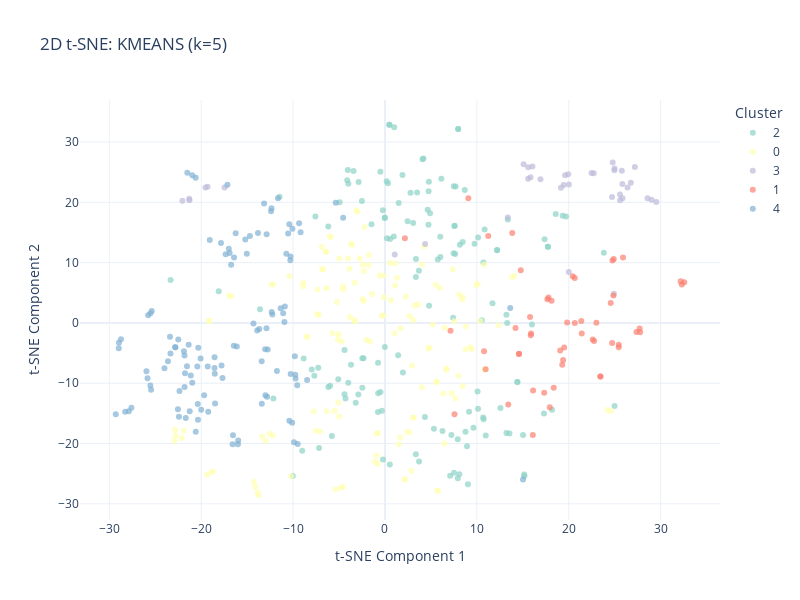
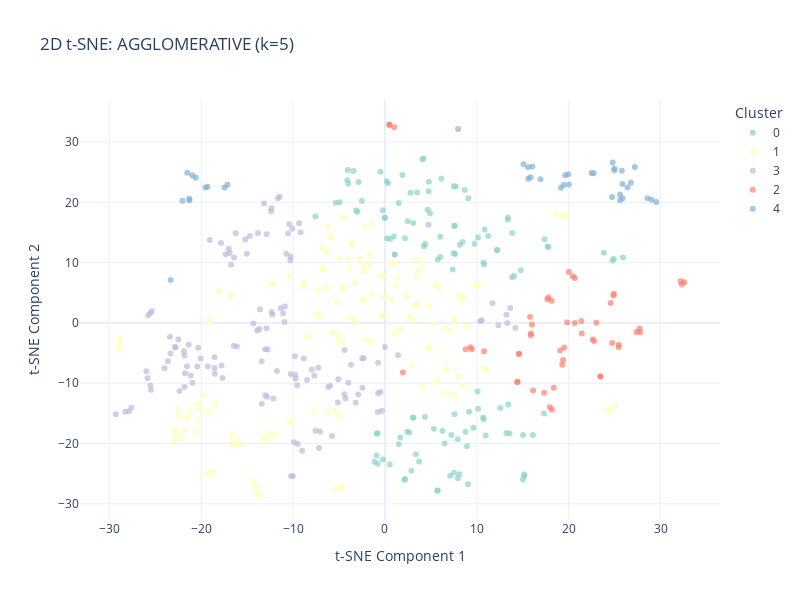
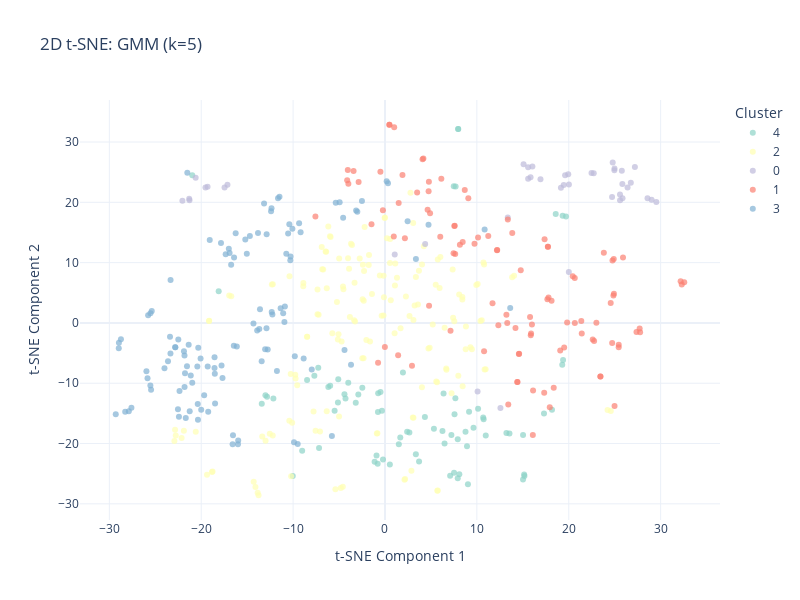
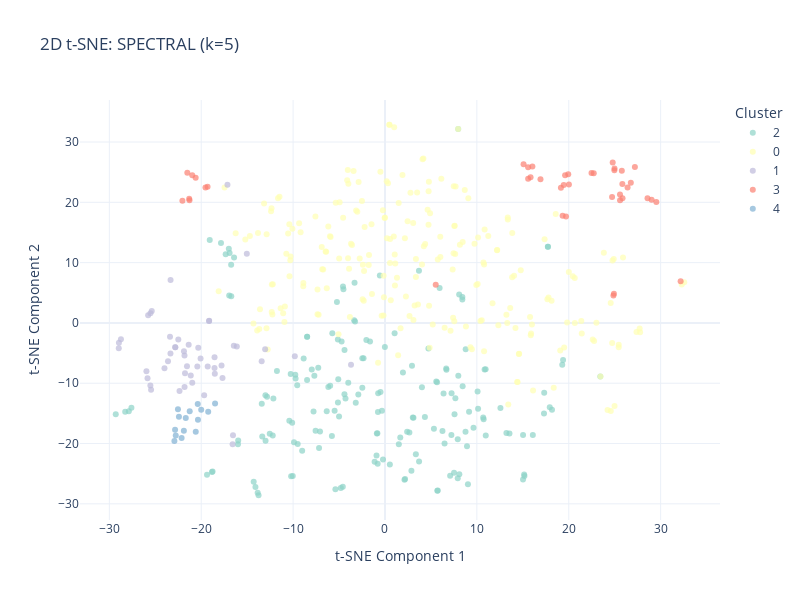

Notebook code cell kept with these figures, in order:
### Markdown cell above
## 8B. Compare All Algorithms Visually
Display a comparison grid of visualizations for all algorithms at a specific k value.

### Code cell
# ===========================
# COMPARE ALL ALGORITHMS VISUALLY
# ===========================

# Choose a k value to compare across all algorithms (use the first k value)
compare_k = K_VALUES[0]

print("\n" + "="*70)
print(f"VISUAL COMPARISON: All Algorithms with k={compare_k}")
print("="*70)

# Filter results for the chosen k value
compare_results = [r for r in all_results if r['k'] == compare_k]

# Display 2D visualizations for each algorithm
print(f"\n📊 2D t-SNE Comparisons (k={compare_k}):")
print("-"*70)

for result in compare_results:
    print(f"\n{result['algorithm'].upper()}:")
    fig = create_2d_cluster_plot(
        X_tsne_2d,
        result['cluster_labels'],
        y,
        result['algorithm'],
        result['k']
    )
    fig.show()

print("\n" + "="*70)
print("✓ Visual comparisons displayed")
print(f"  Tip: Change 'compare_k' variable to compare different k values")
print("="*70)

### Figure 1 — Plotly figure (JSON) as saved in the notebook; plotly's stock layout.template omitted (floating-point values rounded to 4 significant figures; data arrays with more than 128 entries replaced by an {"elided": "..."} marker saying what was removed)
{"data": [{"customdata": {"elided": "142x2 str values"}, "hovertemplate": "cluster=%{customdata[0]}<br>t-SNE Component 1=%{x}<br>t-SNE Component 2=%{y}<br>true_label=%{customdata[1]}<extra></extra>", "legendgroup": "2", "marker": {"color": "rgb(141,211,199)", "opacity": 0.7, "size": 6, "symbol": "circle"}, "mode": "markers", "name": "2", "orientation": "v", "showlegend": true, "type": "scatter", "x": {"elided": "142 float values"}, "xaxis": "x", "y": {"elided": "142 float values"}, "yaxis": "y"}, {"customdata": {"elided": "150x2 str values"}, "hovertemplate": "cluster=%{customdata[0]}<br>t-SNE Component 1=%{x}<br>t-SNE Component 2=%{y}<br>true_label=%{customdata[1]}<extra></extra>", "legendgroup": "0", "marker": {"color": "rgb(255,255,179)", "opacity": 0.7, "size": 6, "symbol": "circle"}, "mode": "markers", "name": "0", "orientation": "v", "showlegend": true, "type": "scatter", "x": {"elided": "150 float values"}, "xaxis": "x", "y": {"elided": "150 float values"}, "yaxis": "y"}, {"customdata": [["3", "bollypop"], ["3", "carnatic"], ["3", "carnatic"], ["3", "carnatic"], ["3", "carnatic"], ["3", "carnatic"], ["3", "carnatic"], ["3", "carnatic"], ["3", "carnatic"], ["3", "carnatic"], ["3", "carnatic"], ["3", "carnatic"], ["3", "carnatic"], ["3", "carnatic"], ["3", "carnatic"], ["3", "carnatic"], ["3", "carnatic"], ["3", "carnatic"], ["3", "carnatic"], ["3", "carnatic"], ["3", "carnatic"], ["3", "carnatic"], ["3", "carnatic"], ["3", "carnatic"], ["3", "carnatic"], ["3", "carnatic"], ["3", "carnatic"], ["3", "carnatic"], ["3", "carnatic"], ["3", "carnatic"], ["3", "carnatic"], ["3", "carnatic"], ["3", "carnatic"], ["3", "carnatic"], ["3", "carnatic"], ["3", "carnatic"], ["3", "carnatic"], ["3", "sufi"], ["3", "sufi"]], "hovertemplate": "cluster=%{customdata[0]}<br>t-SNE Component 1=%{x}<br>t-SNE Component 2=%{y}<br>true_label=%{customdata[1]}<extra></extra>", "legendgroup": "3", "marker": {"color": "rgb(190,186,218)", "opacity": 0.7, "size": 6, "symbol": "circle"}, "mode": "markers", "name": "3", "orientation": "v", "showlegend": true, "type": "scatter", "x": [4.372, 19.6, 19.94, 25.83, 26.4, 26.75, 27.2, 25.58, 24.72, 25.58, 25.85, 24.78, 24.98, 24.97, 25.78, -17.46, -19.31, -19.54, 15.58, 15.84, 16.92, 24.92, 15.08, 15.58, 16.04, 29.53, 29.02, 28.57, 20.01, 19.45, 22.48, 19.15, 22.72, 20.02, -22.05, -21.28, -21.31, 13.36, 1.059], "xaxis": "x", "y": [13.1, 24.48, 24.64, 23.04, 22.45, 23.24, 25.87, 21.32, 20.88, 20.36, 20.68, 26.59, 25.63, 25.34, 25.26, 22.48, 22.57, 22.45, 23.89, 24.18, 23.81, 4.842, 26.3, 25.81, 25.96, 20.06, 20.43, 20.68, 8.461, 22.89, 24.86, 22.41, 24.84, 22.96, 20.27, 20.36, 20.6, 17.5, 11.34], "yaxis": "y"}, {"customdata": [["1", "bollypop"], ["1", "bollypop"], ["1", "bollypop"], ["1", "bollypop"], ["1", "bollypop"], ["1", "bollypop"], ["1", "bollypop"], ["1", "carnatic"], ["1", "carnatic"], ["1", "carnatic"], ["1", "carnatic"], ["1", "carnatic"], ["1", "carnatic"], ["1", "carnatic"], ["1", "carnatic"], ["1", "carnatic"], ["1", "carnatic"], ["1", "carnatic"], ["1", "carnatic"], ["1", "carnatic"], ["1", "carnatic"], ["1", "carnatic"], ["1", "carnatic"], ["1", "carnatic"], ["1", "semiclassical"], ["1", "semiclassical"], ["1", "semiclassical"], ["1", "semiclassical"], ["1", "semiclassical"], ["1", "semiclassical"], ["1", "semiclassical"], ["1", "semiclassical"], ["1", "semiclassical"], ["1", "semiclassical"], ["1", "semiclassical"], ["1", "semiclassical"], ["1", "semiclassical"], ["1", "semiclassical"], ["1", "semiclassical"], ["1", "semiclassical"], ["1", "semiclassical"], ["1", "semiclassical"], ["1", "semiclassical"], ["1", "semiclassical"], ["1", "semiclassical"], ["1", "semiclassical"], ["1", "sufi"], ["1", "sufi"], ["1", "sufi"], ["1", "sufi"], ["1", "sufi"], ["1", "sufi"], ["1", "sufi"]], "hovertemplate": "cluster=%{customdata[0]}<br>t-SNE Component 1=%{x}<br>t-SNE Component 2=%{y}<br>true_label=%{customdata[1]}<extra></extra>", "legendgroup": "1", "marker": {"color": "rgb(251,128,114)", "opacity": 0.7, "size": 6, "symbol": "circle"}, "mode": "markers", "name": "1", "orientation": "v", "showlegend": true, "type": "scatter", "x": [14.2, 21.36, 19.82, 20.66, 14.57, 14.6, 15.79, 16.12, 10.78, 18.13, 17.67, 17.8, 21.41, 17.93, 24.57, 24.86, 27.37, 27.72, 27.76, 20.65, 20.44, 32.57, 32.3, 32.18, 13.42, 7.132, 14.77, 11.24, 23.01, 18.36, 10.95, 23.45, 23.44, 22.61, 22.76, 19.29, 19.38, 17.33, 19.07, 19.5, 15.9, 15.86, 7.568, 25.44, 24.72, 25.43, 9.068, 25.9, 24.76, 24.9, 2.166, 13.85, 16.09], "xaxis": "x", "y": [-0.828, 0.3414, 0.08681, 0.009622, -5.134, -5.11, 0.996, -11.19, -4.691, 3.667, 3.93, 4.199, -1.734, -13.97, 3.305, 4.543, -1.507, -0.9289, -1.553, 7.447, 7.73, 6.733, 6.376, 6.901, -13.53, -1.311, 8.718, 14.41, 0.01045, -10.74, -7.668, -8.866, -8.864, -2.739, -3.012, -6.927, -6.155, -11.58, -4.568, -4.053, -1.757, -2.03, -15.13, -3.631, -3.331, -4.015, 20.67, 10.83, 10.36, 10.59, 14.03, 14.92, -18.58], "yaxis": "y"}, {"customdata": {"elided": "116x2 str values"}, "hovertemplate": "cluster=%{customdata[0]}<br>t-SNE Component 1=%{x}<br>t-SNE Component 2=%{y}<br>true_label=%{customdata[1]}<extra></extra>", "legendgroup": "4", "marker": {"color": "rgb(128,177,211)", "opacity": 0.7, "size": 6, "symbol": "circle"}, "mode": "markers", "name": "4", "orientation": "v", "showlegend": true, "type": "scatter", "x": [-5.361, -8.479, -9.762, -9.729, -10.26, -9.552, -11.76, -10.41, -25.78, -25.38, -25.52, 15.02, -17.15, -20.98, -20.61, -21.51, -10.1, -19.07, -17.85, -16.42, -16.25, -25.46, -19.68, -20.0, -18.49, -16.74, -17.0, -16.91, -17.34, -15.04, -21.81, -20.98, -20.38, -17.68, -21.25, -19.24, -23.62, -22.36, -19.3, -18.55, -17.79, -25.85, -20.07, -18.55, -25.96, -21.82, -21.55, -24.0, -21.76, -21.37, -21.14, -21.88, -22.82, -22.82, -23.4, -20.42, -20.32, -18.52, -23.35, -22.5, -25.54, -22.53, -21.68, -22.43, -20.36, -20.6, -29.3, -28.27, -27.6, -27.88, -10.41, -9.348, -10.54, -10.08, -13.41, -12.83, -13.01, -10.95, -12.26, -11.36, -11.08, -13.16, -12.35, -12.4, -11.64, -15.2, -12.88, -13.82, -14.71, -14.31, -13.68, -13.91, -12.9, -12.33, -10.9, -10.74, -10.3, -10.28, -9.184, -28.96, -28.97, -13.42, -28.74, -4.555, -12.76, -13.04, -9.501, -9.901, 13.63, -16.45, -16.13, -9.815, -15.98, -16.0, -16.54, -16.58], "xaxis": "x", "y": [19.94, -9.45, -8.604, -9.209, -8.471, -10.33, -7.986, -16.22, 1.28, 1.991, 1.618, -25.97, 22.93, 24.5, 24.06, 24.89, -16.54, 13.74, 13.27, 10.85, 14.88, -11.07, -11.99, -14.38, -13.34, 9.656, 12.3, 11.6, 11.41, 11.47, -10.63, -9.917, -13.45, -9.115, -14.65, -14.72, -6.341, -11.28, -7.206, -7.455, -7.045, -9.161, -5.899, -5.71, -8.01, -5.404, -7.167, -7.51, -8.334, -3.601, -8.718, -4.676, -4.014, -4.014, -2.299, -7.219, -4.11, -8.421, -5.058, -2.764, -10.36, -14.33, -15.76, -15.56, -16.06, -18.06, -15.14, -14.73, -14.07, -14.63, 16.36, 16.55, 14.82, 15.62, -13.4, -12.26, -11.99, 0.1591, 1.415, 2.431, 1.591, 19.82, 19.01, 18.51, 20.66, 13.85, 14.69, 14.92, 14.42, -0.09337, -1.011, -1.234, -0.8838, 1.811, 2.722, 11.48, 10.41, 11.01, 15.02, -3.282, -4.181, -6.369, -2.692, 17.44, -4.423, -4.382, -20.07, -19.8, 2.476, -3.801, -3.906, -5.523, -19.51, -20.11, -18.63, -20.1], "yaxis": "y"}], "layout": {"height": 600, "legend": {"title": {"text": "Cluster"}, "tracegroupgap": 0}, "title": {"text": "2D t-SNE: KMEANS (k=5)"}, "width": 800, "xaxis": {"anchor": "y", "domain": [0, 1], "title": {"text": "t-SNE Component 1"}}, "yaxis": {"anchor": "x", "domain": [0, 1], "title": {"text": "t-SNE Component 2"}}}}

### Figure 2 — Plotly figure (JSON) as saved in the notebook; plotly's stock layout.template omitted (floating-point values rounded to 4 significant figures; data arrays with more than 128 entries replaced by an {"elided": "..."} marker saying what was removed)
{"data": [{"customdata": {"elided": "122x2 str values"}, "hovertemplate": "cluster=%{customdata[0]}<br>t-SNE Component 1=%{x}<br>t-SNE Component 2=%{y}<br>true_label=%{customdata[1]}<extra></extra>", "legendgroup": "0", "marker": {"color": "rgb(141,211,199)", "opacity": 0.7, "size": 6, "symbol": "circle"}, "mode": "markers", "name": "0", "orientation": "v", "showlegend": true, "type": "scatter", "x": [9.15, 4.372, 4.227, 9.744, 8.455, 8.153, -5.361, 6.256, -4.934, 7.365, 8.764, 8.926, 7.227, 10.74, 10.69, 2.461, 3.068, 4.639, 4.905, 7.642, 7.461, 9.634, 7.585, 7.549, 10.08, 2.412, 2.655, 1.507, 1.664, 15.03, 13.22, 13.55, 7.918, 6.483, 10.97, 5.325, 8.683, 7.487, 7.689, 4.179, 4.088, 15.18, 15.02, 15.15, 17.3, 0.1856, 1.903, 0.3262, -1.129, 0.5285, -0.9208, -0.7972, 12.19, 12.21, 10.13, -0.2167, 4.746, 6.025, 5.744, 13.42, -2.507, -7.573, -3.142, -3.011, 17.37, 4.777, 14.77, 13.84, 14.05, 10.84, 11.24, 6.133, 1.49, 2.187, 2.877, 3.707, 2.12, 3.498, 2.774, 12.57, 10.13, -0.4983, -3.987, 7.568, -2.872, 3.358, -0.8864, -0.8283, 0.9576, 3.098, 0.2161, 0.5566, 9.026, 5.692, 5.741, 17.72, 17.74, 9.068, 13.36, 13.37, 25.9, 24.76, 23.82, 24.9, 2.166, -4.117, -3.421, -4.049, 7.092, 8.092, 7.918, 7.518, -0.227, -0.03608, -0.00575, 13.85, 10.79, 10.72, 6.015, 16.09, 4.343, 3.028], "xaxis": "x", "y": [-14.74, 13.1, 12.72, 13.13, 13.4, 12.97, 19.94, -17.91, 20.03, 8.844, -18.02, -20.43, -18.58, -15.97, -15.7, 16.84, 16.59, 18.77, 18.19, 11.43, 11.57, -17.4, 16.11, 16.08, -11.39, -18.03, -18.18, -20.11, -18.99, -18.6, -18.26, -18.34, -19.29, -19.98, -18.66, -17.55, 22.04, 22.68, 22.61, 27.26, 27.13, -25.4, -25.97, -25.12, -15.0, 23.48, 24.53, 23.17, -23.03, -23.48, -21.97, -23.34, 12.06, 12.08, 14.18, -22.66, 21.84, 10.95, 10.54, -13.53, 20.23, 17.65, 18.64, 18.44, 13.86, 23.43, 8.718, 7.575, 7.841, 15.5, 14.41, 23.91, 19.9, -25.89, -24.51, -22.98, -26.0, 21.62, 21.58, -14.11, -14.23, 25.06, 23.09, -15.13, 23.37, -21.78, -18.32, -18.3, 14.32, -15.72, 14.05, 13.9, -26.75, -27.83, -27.78, 12.62, 12.63, 20.67, 17.5, 17.15, 10.83, 10.36, 11.64, 10.59, 14.03, 23.68, 25.2, 25.38, -25.34, -25.08, -25.76, -24.83, 18.68, 17.4, 17.48, 14.92, 9.699, 10.01, 14.31, -18.58, -15.6, -15.67], "yaxis": "y"}, {"customdata": {"elided": "152x2 str values"}, "hovertemplate": "cluster=%{customdata[0]}<br>t-SNE Component 1=%{x}<br>t-SNE Component 2=%{y}<br>true_label=%{customdata[1]}<extra></extra>", "legendgroup": "1", "marker": {"color": "rgb(255,255,179)", "opacity": 0.7, "size": 6, "symbol": "circle"}, "mode": "markers", "name": "1", "orientation": "v", "showlegend": true, "type": "scatter", "x": {"elided": "152 float values"}, "xaxis": "x", "y": {"elided": "152 float values"}, "yaxis": "y"}, {"customdata": {"elided": "134x2 str values"}, "hovertemplate": "cluster=%{customdata[0]}<br>t-SNE Component 1=%{x}<br>t-SNE Component 2=%{y}<br>true_label=%{customdata[1]}<extra></extra>", "legendgroup": "3", "marker": {"color": "rgb(190,186,218)", "opacity": 0.7, "size": 6, "symbol": "circle"}, "mode": "markers", "name": "3", "orientation": "v", "showlegend": true, "type": "scatter", "x": {"elided": "134 float values"}, "xaxis": "x", "y": {"elided": "134 float values"}, "yaxis": "y"}, {"customdata": [["2", "bollypop"], ["2", "bollypop"], ["2", "bollypop"], ["2", "bollypop"], ["2", "bollypop"], ["2", "bollypop"], ["2", "bollypop"], ["2", "carnatic"], ["2", "carnatic"], ["2", "carnatic"], ["2", "carnatic"], ["2", "carnatic"], ["2", "carnatic"], ["2", "carnatic"], ["2", "carnatic"], ["2", "carnatic"], ["2", "carnatic"], ["2", "carnatic"], ["2", "carnatic"], ["2", "carnatic"], ["2", "carnatic"], ["2", "carnatic"], ["2", "carnatic"], ["2", "carnatic"], ["2", "carnatic"], ["2", "carnatic"], ["2", "carnatic"], ["2", "carnatic"], ["2", "carnatic"], ["2", "carnatic"], ["2", "carnatic"], ["2", "carnatic"], ["2", "carnatic"], ["2", "carnatic"], ["2", "carnatic"], ["2", "semiclassical"], ["2", "semiclassical"], ["2", "semiclassical"], ["2", "semiclassical"], ["2", "semiclassical"], ["2", "semiclassical"], ["2", "semiclassical"], ["2", "semiclassical"], ["2", "semiclassical"], ["2", "semiclassical"], ["2", "semiclassical"], ["2", "semiclassical"], ["2", "semiclassical"], ["2", "semiclassical"], ["2", "semiclassical"], ["2", "semiclassical"], ["2", "sufi"]], "hovertemplate": "cluster=%{customdata[0]}<br>t-SNE Component 1=%{x}<br>t-SNE Component 2=%{y}<br>true_label=%{customdata[1]}<extra></extra>", "legendgroup": "2", "marker": {"color": "rgb(251,128,114)", "opacity": 0.7, "size": 6, "symbol": "circle"}, "mode": "markers", "name": "2", "orientation": "v", "showlegend": true, "type": "scatter", "x": [15.99, 21.36, 19.82, 20.66, 14.57, 14.6, 15.79, 16.12, 10.78, 9.302, 8.784, 9.456, 18.13, 17.67, 17.8, 21.41, 18.18, 17.93, 14.42, 14.39, 24.92, 24.57, 24.86, 27.37, 27.72, 27.76, 20.65, 20.44, 20.01, 32.57, 32.3, 32.18, 1.001, 0.4795, 0.4805, 23.01, 18.36, 23.45, 23.44, 22.61, 22.76, 19.29, 19.38, 17.33, 19.07, 19.5, 15.9, 15.86, 25.44, 24.72, 25.43, 1.953], "xaxis": "x", "y": [-0.246, 0.3414, 0.08681, 0.009622, -5.134, -5.11, 0.996, -11.19, -4.691, -4.041, -4.379, -4.369, 3.667, 3.93, 4.199, -1.734, -14.4, -13.97, -9.796, -9.783, 4.842, 3.305, 4.543, -1.507, -0.9289, -1.553, 7.447, 7.73, 8.461, 6.733, 6.376, 6.901, 32.44, 32.87, 32.86, 0.01045, -10.74, -8.866, -8.864, -2.739, -3.012, -6.927, -6.155, -11.58, -4.568, -4.053, -1.757, -2.03, -3.631, -3.331, -4.015, -8.232], "yaxis": "y"}, {"customdata": [["4", "carnatic"], ["4", "carnatic"], ["4", "carnatic"], ["4", "carnatic"], ["4", "carnatic"], ["4", "carnatic"], ["4", "carnatic"], ["4", "carnatic"], ["4", "carnatic"], ["4", "carnatic"], ["4", "carnatic"], ["4", "carnatic"], ["4", "carnatic"], ["4", "carnatic"], ["4", "carnatic"], ["4", "carnatic"], ["4", "carnatic"], ["4", "carnatic"], ["4", "carnatic"], ["4", "carnatic"], ["4", "carnatic"], ["4", "carnatic"], ["4", "carnatic"], ["4", "carnatic"], ["4", "carnatic"], ["4", "carnatic"], ["4", "carnatic"], ["4", "carnatic"], ["4", "carnatic"], ["4", "carnatic"], ["4", "carnatic"], ["4", "carnatic"], ["4", "carnatic"], ["4", "carnatic"], ["4", "carnatic"], ["4", "carnatic"], ["4", "carnatic"], ["4", "carnatic"], ["4", "semiclassical"], ["4", "sufi"]], "hovertemplate": "cluster=%{customdata[0]}<br>t-SNE Component 1=%{x}<br>t-SNE Component 2=%{y}<br>true_label=%{customdata[1]}<extra></extra>", "legendgroup": "4", "marker": {"color": "rgb(128,177,211)", "opacity": 0.7, "size": 6, "symbol": "circle"}, "mode": "markers", "name": "4", "orientation": "v", "showlegend": true, "type": "scatter", "x": [19.6, 19.94, 25.83, 26.4, 26.75, 27.2, 25.58, 24.72, 25.58, 25.85, 24.78, 24.98, 24.97, 25.78, -17.15, -17.46, -19.31, -19.54, 15.58, 15.84, 16.92, 15.08, 15.58, 16.04, 29.53, 29.02, 28.57, 19.45, 22.48, 19.15, 22.72, 20.02, -22.05, -21.28, -21.31, -20.98, -20.61, -21.51, -23.34, 1.059], "xaxis": "x", "y": [24.48, 24.64, 23.04, 22.45, 23.24, 25.87, 21.32, 20.88, 20.36, 20.68, 26.59, 25.63, 25.34, 25.26, 22.93, 22.48, 22.57, 22.45, 23.89, 24.18, 23.81, 26.3, 25.81, 25.96, 20.06, 20.43, 20.68, 22.89, 24.86, 22.41, 24.84, 22.96, 20.27, 20.36, 20.6, 24.5, 24.06, 24.89, 7.13, 11.34], "yaxis": "y"}], "layout": {"height": 600, "legend": {"title": {"text": "Cluster"}, "tracegroupgap": 0}, "title": {"text": "2D t-SNE: AGGLOMERATIVE (k=5)"}, "width": 800, "xaxis": {"anchor": "y", "domain": [0, 1], "title": {"text": "t-SNE Component 1"}}, "yaxis": {"anchor": "x", "domain": [0, 1], "title": {"text": "t-SNE Component 2"}}}}

### Figure 3 — Plotly figure (JSON) as saved in the notebook; plotly's stock layout.template omitted (floating-point values rounded to 4 significant figures; data arrays with more than 128 entries replaced by an {"elided": "..."} marker saying what was removed)
{"data": [{"customdata": {"elided": "78x2 str values"}, "hovertemplate": "cluster=%{customdata[0]}<br>t-SNE Component 1=%{x}<br>t-SNE Component 2=%{y}<br>true_label=%{customdata[1]}<extra></extra>", "legendgroup": "4", "marker": {"color": "rgb(141,211,199)", "opacity": 0.7, "size": 6, "symbol": "circle"}, "mode": "markers", "name": "4", "orientation": "v", "showlegend": true, "type": "scatter", "x": [9.15, 6.256, -4.412, -4.299, -5.12, -3.997, -2.902, 8.764, 8.926, 7.227, -7.688, -8.479, 10.74, 10.69, -5.086, -6.165, -5.967, -5.484, 9.634, -9.015, -2.467, -7.264, -0.7659, -0.3333, 2.412, 2.655, 1.507, 1.664, 15.03, 13.22, 13.55, 7.918, 6.483, 10.97, 5.325, 7.487, 7.689, 6.375, 15.18, 15.02, 15.15, 18.18, 17.3, 7.967, 7.964, -20.98, -1.129, 0.5285, -0.9208, -0.7972, -13.41, -12.15, -12.83, -13.01, -0.2167, -3.182, 19.29, 19.38, 3.707, 10.13, -7.178, 7.568, 7.661, -10.04, 3.358, 9.026, -18.1, 1.953, 7.092, 8.092, 7.918, 7.518, 19.33, 19.7, 18.58, -0.7423, -0.4891, 4.343], "xaxis": "x", "y": [-14.74, -17.91, -11.83, -12.52, -13.18, -9.921, -11.87, -18.02, -20.43, -18.58, -8.748, -9.45, -15.97, -15.7, -9.356, -10.63, -10.44, -14.57, -17.4, -21.21, -10.75, -7.431, -14.78, -14.56, -18.03, -18.18, -20.11, -18.99, -18.6, -18.26, -18.34, -19.29, -19.98, -18.66, -17.55, 22.68, 22.61, -11.7, -25.4, -25.97, -25.12, -14.4, -15.0, 32.18, 32.18, 24.5, -23.03, -23.48, -21.97, -23.34, -13.4, -12.52, -12.26, -11.99, -22.66, -13.24, -6.927, -6.155, -22.98, -14.23, -20.74, -15.13, -12.47, -25.38, -21.78, -26.75, 5.256, -8.232, -25.34, -25.08, -25.76, -24.83, 17.76, 17.64, 18.05, -11.68, -11.46, -15.6], "yaxis": "y"}, {"customdata": {"elided": "158x2 str values"}, "hovertemplate": "cluster=%{customdata[0]}<br>t-SNE Component 1=%{x}<br>t-SNE Component 2=%{y}<br>true_label=%{customdata[1]}<extra></extra>", "legendgroup": "2", "marker": {"color": "rgb(255,255,179)", "opacity": 0.7, "size": 6, "symbol": "circle"}, "mode": "markers", "name": "2", "orientation": "v", "showlegend": true, "type": "scatter", "x": {"elided": "158 float values"}, "xaxis": "x", "y": {"elided": "158 float values"}, "yaxis": "y"}, {"customdata": [["0", "bollypop"], ["0", "bollypop"], ["0", "carnatic"], ["0", "carnatic"], ["0", "carnatic"], ["0", "carnatic"], ["0", "carnatic"], ["0", "carnatic"], ["0", "carnatic"], ["0", "carnatic"], ["0", "carnatic"], ["0", "carnatic"], ["0", "carnatic"], ["0", "carnatic"], ["0", "carnatic"], ["0", "carnatic"], ["0", "carnatic"], ["0", "carnatic"], ["0", "carnatic"], ["0", "carnatic"], ["0", "carnatic"], ["0", "carnatic"], ["0", "carnatic"], ["0", "carnatic"], ["0", "carnatic"], ["0", "carnatic"], ["0", "carnatic"], ["0", "carnatic"], ["0", "carnatic"], ["0", "carnatic"], ["0", "carnatic"], ["0", "carnatic"], ["0", "carnatic"], ["0", "carnatic"], ["0", "carnatic"], ["0", "carnatic"], ["0", "carnatic"], ["0", "carnatic"], ["0", "carnatic"], ["0", "semiclassical"], ["0", "sufi"], ["0", "sufi"]], "hovertemplate": "cluster=%{customdata[0]}<br>t-SNE Component 1=%{x}<br>t-SNE Component 2=%{y}<br>true_label=%{customdata[1]}<extra></extra>", "legendgroup": "0", "marker": {"color": "rgb(190,186,218)", "opacity": 0.7, "size": 6, "symbol": "circle"}, "mode": "markers", "name": "0", "orientation": "v", "showlegend": true, "type": "scatter", "x": [4.372, 10.08, 19.6, 19.94, 25.83, 26.4, 26.75, 27.2, 25.58, 24.72, 25.58, 25.85, 24.78, 24.98, 24.97, 25.78, -17.15, -17.46, -19.31, -19.54, 15.58, 15.84, 16.92, 15.08, 15.58, 16.04, 29.53, 29.02, 28.57, 20.01, 19.45, 22.48, 19.15, 22.72, 20.02, -22.05, -21.28, -21.31, -20.61, 12.57, 13.36, 1.059], "xaxis": "x", "y": [13.1, -11.39, 24.48, 24.64, 23.04, 22.45, 23.24, 25.87, 21.32, 20.88, 20.36, 20.68, 26.59, 25.63, 25.34, 25.26, 22.93, 22.48, 22.57, 22.45, 23.89, 24.18, 23.81, 26.3, 25.81, 25.96, 20.06, 20.43, 20.68, 8.461, 22.89, 24.86, 22.41, 24.84, 22.96, 20.27, 20.36, 20.6, 24.06, -14.11, 17.5, 11.34], "yaxis": "y"}, {"customdata": {"elided": "103x2 str values"}, "hovertemplate": "cluster=%{customdata[0]}<br>t-SNE Component 1=%{x}<br>t-SNE Component 2=%{y}<br>true_label=%{customdata[1]}<extra></extra>", "legendgroup": "1", "marker": {"color": "rgb(251,128,114)", "opacity": 0.7, "size": 6, "symbol": "circle"}, "mode": "markers", "name": "1", "orientation": "v", "showlegend": true, "type": "scatter", "x": [9.744, 8.455, 8.153, 14.2, 4.796, 11.7, 15.99, -1.468, 21.36, 19.82, 20.66, 14.57, 14.6, 4.639, 4.905, 7.642, 7.461, 7.585, 7.549, -0.7537, 13.31, 12.34, 15.79, 8.683, 16.12, 10.78, 4.179, 4.088, 18.13, 17.67, 17.8, 21.41, 17.93, 24.98, 14.42, 14.39, 1.903, 24.92, 24.57, 24.86, 27.37, 27.72, 27.76, 20.65, 20.44, 32.57, 32.3, 32.18, 1.001, 0.4795, 0.4805, 12.19, 12.21, 10.13, 4.746, 13.42, -7.573, 7.132, 17.37, 4.777, 14.77, 11.24, 23.01, 18.36, 23.45, 23.44, -0.01337, 6.133, 22.61, 22.76, 1.49, 17.33, 19.07, 19.5, 3.498, 15.9, 15.86, -0.4983, -3.987, 25.44, 24.72, 25.43, -2.872, 0.9576, 17.72, 17.74, 9.068, 1.43, 13.37, 13.21, 2.938, 25.9, 24.76, 23.82, 24.9, 2.166, -4.117, -3.421, -4.049, -0.227, 13.85, 6.015, 16.09], "xaxis": "x", "y": [13.13, 13.4, 12.97, -0.828, 2.858, 3.264, -0.246, 16.35, 0.3414, 0.08681, 0.009622, -5.134, -5.11, 18.77, 18.19, 11.43, 11.57, 16.11, 16.08, -6.608, 0.004689, -0.384, 0.996, 22.04, -11.19, -4.691, 27.26, 27.13, 3.667, 3.93, 4.199, -1.734, -13.97, -13.78, -9.796, -9.783, 24.53, 4.842, 3.305, 4.543, -1.507, -0.9289, -1.553, 7.447, 7.73, 6.733, 6.376, 6.901, 32.44, 32.87, 32.86, 12.06, 12.08, 14.18, 21.84, -13.53, 17.65, -1.311, 13.86, 23.43, 8.718, 14.41, 0.01045, -10.74, -8.866, -8.864, -3.992, 23.91, -2.739, -3.012, 19.9, -11.58, -4.568, -4.053, 21.62, -1.757, -2.03, 25.06, 23.09, -3.631, -3.331, -4.015, 23.37, 14.32, 12.62, 12.63, 20.67, -5.349, 17.15, 1.347, -7.095, 10.83, 10.36, 11.64, 10.59, 14.03, 23.68, 25.2, 25.38, 18.68, 14.92, 14.31, -18.58], "yaxis": "y"}, {"customdata": {"elided": "119x2 str values"}, "hovertemplate": "cluster=%{customdata[0]}<br>t-SNE Component 1=%{x}<br>t-SNE Component 2=%{y}<br>true_label=%{customdata[1]}<extra></extra>", "legendgroup": "3", "marker": {"color": "rgb(128,177,211)", "opacity": 0.7, "size": 6, "symbol": "circle"}, "mode": "markers", "name": "3", "orientation": "v", "showlegend": true, "type": "scatter", "x": [-5.361, -4.934, -8.852, 2.461, -4.404, -7.971, -11.76, -25.78, -25.38, -25.52, -5.778, 0.1856, 0.3262, -21.51, -19.07, -17.85, -16.42, -16.25, -25.46, -19.68, -20.0, -18.49, -16.74, -17.0, -16.91, -17.34, -15.04, -21.81, -20.98, -20.38, -17.68, -21.25, -19.24, -23.62, -22.36, -19.3, -18.55, -17.79, -25.85, -20.07, -18.55, -25.96, -21.82, -21.55, -24.0, -21.76, -21.37, -21.14, -21.88, -22.82, -22.82, -23.4, -20.42, -20.32, -18.52, -23.35, -22.5, -25.54, -22.53, -21.68, -22.43, -20.36, -29.3, -28.27, -27.6, -27.88, -10.41, -9.348, -10.54, -10.08, -13.6, -10.95, -12.26, -11.36, -11.08, -13.16, -11.48, -12.35, -12.4, -11.64, -15.2, -12.88, -13.82, -14.71, -14.31, -13.68, -13.91, -12.9, -12.33, -10.9, -10.74, -10.3, -10.28, -9.184, 4.738, 3.366, -2.507, -3.142, -3.011, -3.697, -28.96, -28.97, 10.84, -23.34, -13.42, -28.74, -4.555, -12.76, -13.04, -9.501, -9.901, 13.63, -16.45, -16.13, -9.815, -15.98, -16.0, -16.54, -16.58], "xaxis": "x", "y": [19.94, 20.03, -5.91, 16.84, -4.504, -7.711, -7.986, 1.28, 1.991, 1.618, -18.75, 23.48, 23.17, 24.89, 13.74, 13.27, 10.85, 14.88, -11.07, -11.99, -14.38, -13.34, 9.656, 12.3, 11.6, 11.41, 11.47, -10.63, -9.917, -13.45, -9.115, -14.65, -14.72, -6.341, -11.28, -7.206, -7.455, -7.045, -9.161, -5.899, -5.71, -8.01, -5.404, -7.167, -7.51, -8.334, -3.601, -8.718, -4.676, -4.014, -4.014, -2.299, -7.219, -4.11, -8.421, -5.058, -2.764, -10.36, -14.33, -15.76, -15.56, -16.06, -15.14, -14.73, -14.07, -14.63, 16.36, 16.55, 14.82, 15.62, 2.26, 0.1591, 1.415, 2.431, 1.591, 19.82, 20.91, 19.01, 18.51, 20.66, 13.85, 14.69, 14.92, 14.42, -0.09337, -1.011, -1.234, -0.8838, 1.811, 2.722, 11.48, 10.41, 11.01, 15.02, 16.28, 10.61, 20.23, 18.64, 18.44, -6.932, -3.282, -4.181, 15.5, 7.13, -6.369, -2.692, 17.44, -4.423, -4.382, -20.07, -19.8, 2.476, -3.801, -3.906, -5.523, -19.51, -20.11, -18.63, -20.1], "yaxis": "y"}], "layout": {"height": 600, "legend": {"title": {"text": "Cluster"}, "tracegroupgap": 0}, "title": {"text": "2D t-SNE: GMM (k=5)"}, "width": 800, "xaxis": {"anchor": "y", "domain": [0, 1], "title": {"text": "t-SNE Component 1"}}, "yaxis": {"anchor": "x", "domain": [0, 1], "title": {"text": "t-SNE Component 2"}}}}

### Figure 4 — Plotly figure (JSON) as saved in the notebook; plotly's stock layout.template omitted (floating-point values rounded to 4 significant figures; data arrays with more than 128 entries replaced by an {"elided": "..."} marker saying what was removed)
{"data": [{"customdata": {"elided": "171x2 str values"}, "hovertemplate": "cluster=%{customdata[0]}<br>t-SNE Component 1=%{x}<br>t-SNE Component 2=%{y}<br>true_label=%{customdata[1]}<extra></extra>", "legendgroup": "2", "marker": {"color": "rgb(141,211,199)", "opacity": 0.7, "size": 6, "symbol": "circle"}, "mode": "markers", "name": "2", "orientation": "v", "showlegend": true, "type": "scatter", "x": {"elided": "171 float values"}, "xaxis": "x", "y": {"elided": "171 float values"}, "yaxis": "y"}, {"customdata": {"elided": "223x2 str values"}, "hovertemplate": "cluster=%{customdata[0]}<br>t-SNE Component 1=%{x}<br>t-SNE Component 2=%{y}<br>true_label=%{customdata[1]}<extra></extra>", "legendgroup": "0", "marker": {"color": "rgb(255,255,179)", "opacity": 0.7, "size": 6, "symbol": "circle"}, "mode": "markers", "name": "0", "orientation": "v", "showlegend": true, "type": "scatter", "x": {"elided": "223 float values"}, "xaxis": "x", "y": {"elided": "223 float values"}, "yaxis": "y"}, {"customdata": [["1", "carnatic"], ["1", "carnatic"], ["1", "carnatic"], ["1", "carnatic"], ["1", "ghazal"], ["1", "ghazal"], ["1", "ghazal"], ["1", "ghazal"], ["1", "ghazal"], ["1", "ghazal"], ["1", "ghazal"], ["1", "ghazal"], ["1", "ghazal"], ["1", "ghazal"], ["1", "ghazal"], ["1", "ghazal"], ["1", "ghazal"], ["1", "ghazal"], ["1", "ghazal"], ["1", "ghazal"], ["1", "ghazal"], ["1", "ghazal"], ["1", "ghazal"], ["1", "ghazal"], ["1", "ghazal"], ["1", "ghazal"], ["1", "ghazal"], ["1", "ghazal"], ["1", "ghazal"], ["1", "ghazal"], ["1", "ghazal"], ["1", "ghazal"], ["1", "ghazal"], ["1", "ghazal"], ["1", "ghazal"], ["1", "semiclassical"], ["1", "semiclassical"], ["1", "semiclassical"], ["1", "semiclassical"], ["1", "semiclassical"], ["1", "semiclassical"], ["1", "semiclassical"], ["1", "semiclassical"], ["1", "semiclassical"], ["1", "sufi"], ["1", "sufi"], ["1", "sufi"], ["1", "sufi"], ["1", "sufi"]], "hovertemplate": "cluster=%{customdata[0]}<br>t-SNE Component 1=%{x}<br>t-SNE Component 2=%{y}<br>true_label=%{customdata[1]}<extra></extra>", "legendgroup": "1", "marker": {"color": "rgb(190,186,218)", "opacity": 0.7, "size": 6, "symbol": "circle"}, "mode": "markers", "name": "1", "orientation": "v", "showlegend": true, "type": "scatter", "x": [-25.78, -25.38, -25.52, -17.15, -25.46, -19.68, -15.04, -21.81, -20.98, -17.68, -23.62, -22.36, -19.3, -18.55, -17.79, -25.85, -20.07, -18.55, -25.96, -21.82, -21.55, -24.0, -21.76, -21.37, -21.14, -21.88, -22.82, -22.82, -23.4, -20.42, -20.32, -18.52, -23.35, -22.5, -25.54, -19.15, -19.14, -3.697, -28.96, -28.97, -23.34, -13.42, -28.74, -13.04, -16.45, -16.13, -9.815, -16.54, -16.58], "xaxis": "x", "y": [1.28, 1.991, 1.618, 22.93, -11.07, -11.99, 11.47, -10.63, -9.917, -9.115, -6.341, -11.28, -7.206, -7.455, -7.045, -9.161, -5.899, -5.71, -8.01, -5.404, -7.167, -7.51, -8.334, -3.601, -8.718, -4.676, -4.014, -4.014, -2.299, -7.219, -4.11, -8.421, -5.058, -2.764, -10.36, 0.3258, 0.3465, -6.932, -3.282, -4.181, 7.13, -6.369, -2.692, -4.382, -3.801, -3.906, -5.523, -18.63, -20.1], "yaxis": "y"}, {"customdata": [["3", "carnatic"], ["3", "carnatic"], ["3", "carnatic"], ["3", "carnatic"], ["3", "carnatic"], ["3", "carnatic"], ["3", "carnatic"], ["3", "carnatic"], ["3", "carnatic"], ["3", "carnatic"], ["3", "carnatic"], ["3", "carnatic"], ["3", "carnatic"], ["3", "carnatic"], ["3", "carnatic"], ["3", "carnatic"], ["3", "carnatic"], ["3", "carnatic"], ["3", "carnatic"], ["3", "carnatic"], ["3", "carnatic"], ["3", "carnatic"], ["3", "carnatic"], ["3", "carnatic"], ["3", "carnatic"], ["3", "carnatic"], ["3", "carnatic"], ["3", "carnatic"], ["3", "carnatic"], ["3", "carnatic"], ["3", "carnatic"], ["3", "carnatic"], ["3", "carnatic"], ["3", "carnatic"], ["3", "carnatic"], ["3", "carnatic"], ["3", "carnatic"], ["3", "carnatic"], ["3", "carnatic"], ["3", "sufi"], ["3", "sufi"], ["3", "sufi"]], "hovertemplate": "cluster=%{customdata[0]}<br>t-SNE Component 1=%{x}<br>t-SNE Component 2=%{y}<br>true_label=%{customdata[1]}<extra></extra>", "legendgroup": "3", "marker": {"color": "rgb(251,128,114)", "opacity": 0.7, "size": 6, "symbol": "circle"}, "mode": "markers", "name": "3", "orientation": "v", "showlegend": true, "type": "scatter", "x": [19.6, 19.94, 25.83, 26.4, 26.75, 27.2, 25.58, 24.72, 25.58, 25.85, 24.78, 24.98, 24.97, 25.78, -19.31, -19.54, 15.58, 15.84, 16.92, 24.92, 24.86, 15.08, 15.58, 16.04, 29.53, 29.02, 28.57, 19.45, 22.48, 19.15, 22.72, 20.02, -22.05, -21.28, -21.31, -20.98, -20.61, -21.51, 32.18, 5.523, 19.33, 19.7], "xaxis": "x", "y": [24.48, 24.64, 23.04, 22.45, 23.24, 25.87, 21.32, 20.88, 20.36, 20.68, 26.59, 25.63, 25.34, 25.26, 22.57, 22.45, 23.89, 24.18, 23.81, 4.842, 4.543, 26.3, 25.81, 25.96, 20.06, 20.43, 20.68, 22.89, 24.86, 22.41, 24.84, 22.96, 20.27, 20.36, 20.6, 24.5, 24.06, 24.89, 6.901, 6.327, 17.76, 17.64], "yaxis": "y"}, {"customdata": [["4", "ghazal"], ["4", "ghazal"], ["4", "ghazal"], ["4", "ghazal"], ["4", "ghazal"], ["4", "ghazal"], ["4", "ghazal"], ["4", "ghazal"], ["4", "ghazal"], ["4", "ghazal"], ["4", "ghazal"], ["4", "ghazal"], ["4", "ghazal"], ["4", "ghazal"], ["4", "ghazal"]], "hovertemplate": "cluster=%{customdata[0]}<br>t-SNE Component 1=%{x}<br>t-SNE Component 2=%{y}<br>true_label=%{customdata[1]}<extra></extra>", "legendgroup": "4", "marker": {"color": "rgb(128,177,211)", "opacity": 0.7, "size": 6, "symbol": "circle"}, "mode": "markers", "name": "4", "orientation": "v", "showlegend": true, "type": "scatter", "x": [-20.0, -18.49, -20.38, -21.25, -19.24, -22.53, -21.68, -22.43, -20.36, -20.6, -22.84, -21.89, -22.77, -22.13, -22.92], "xaxis": "x", "y": [-14.38, -13.34, -13.45, -14.65, -14.72, -14.33, -15.76, -15.56, -16.06, -18.06, -17.73, -17.88, -18.67, -19.07, -19.59], "yaxis": "y"}], "layout": {"height": 600, "legend": {"title": {"text": "Cluster"}, "tracegroupgap": 0}, "title": {"text": "2D t-SNE: SPECTRAL (k=5)"}, "width": 800, "xaxis": {"anchor": "y", "domain": [0, 1], "title": {"text": "t-SNE Component 1"}}, "yaxis": {"anchor": "x", "domain": [0, 1], "title": {"text": "t-SNE Component 2"}}}}
